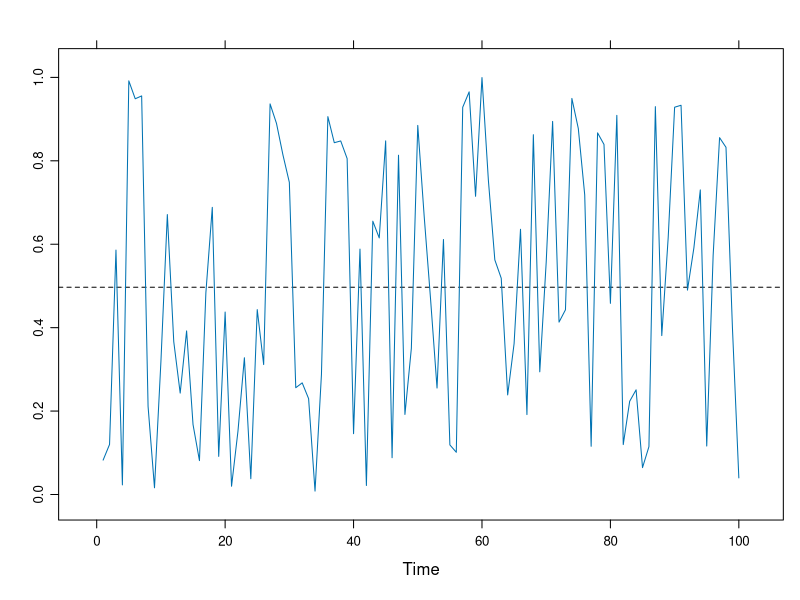

Write the R code that produced this figure.
## ---- chunk 1
library(lattice)
tstest <- ts(runif(100))

lattice::xyplot(tstest,
                panel = function(x, y, ...) {
                  panel.abline(h = mean(y), lty = 2)
                  panel.xyplot(x, y, ...)
                })
